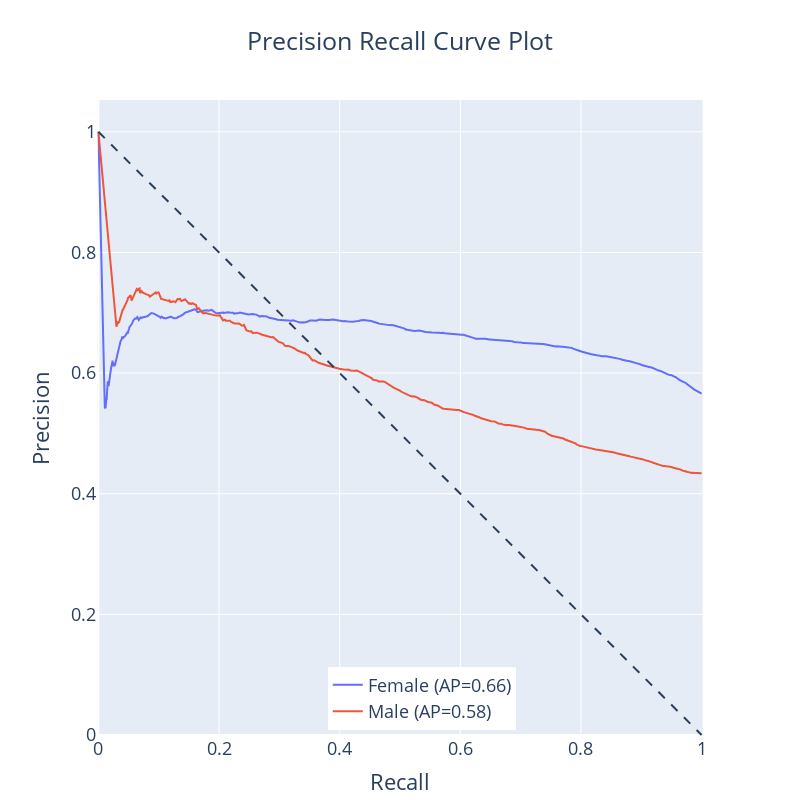

The notebook cell this image was saved under:
### Code cell
# precision recall curve plot
plot.plot_precision_recall_curve()

### Figure 1 — Plotly figure (JSON) as saved in the notebook; plotly's stock layout.template omitted (floating-point values rounded to 4 significant figures; data arrays with more than 128 entries replaced by an {"elided": "..."} marker saying what was removed)
{"data": [{"mode": "lines", "name": "Female (AP=0.66)", "type": "scatter", "x": {"elided": "453 float values"}, "y": {"elided": "453 float values"}}, {"mode": "lines", "name": "Male (AP=0.58)", "type": "scatter", "x": {"elided": "453 float values"}, "y": {"elided": "453 float values"}}], "layout": {"font": {"size": 18}, "height": 800, "legend": {"x": 0.65, "xanchor": "right", "y": 0.01, "yanchor": "bottom"}, "margin": {"b": 10, "l": 10, "r": 10, "t": 100}, "shapes": [{"line": {"dash": "dash"}, "type": "line", "x0": 0, "x1": 1, "y0": 1, "y1": 0}], "title": {"text": "Precision Recall Curve Plot", "x": 0.5}, "width": 800, "xaxis": {"constrain": "domain", "title": {"text": "Recall"}}, "yaxis": {"scaleanchor": "x", "scaleratio": 1, "title": {"text": "Precision"}}}}
